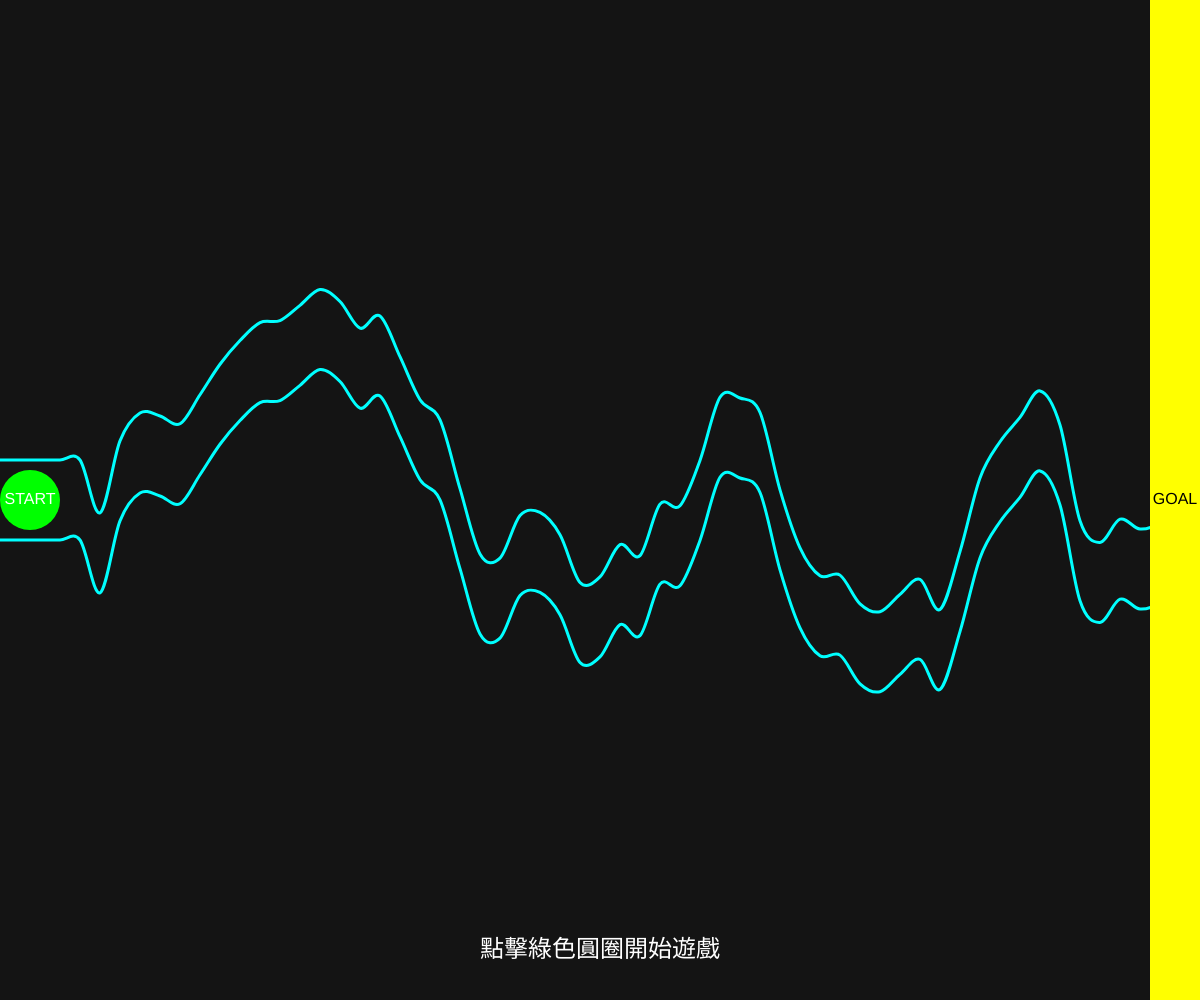
Frame 1 (no input)
Frame 60 (no input): identical to frame 1, image omitted
Frame 120 (the mouse pressed at the canvas centre since frame 60): identical to frame 1, image omitted

The p5.js sketch that drew this single still picture (run headless with seeded random() and noise() and a simulated clock; from frame 60 on, the mouse is pressed at the canvas centre):

// p5.js sketch
// ── sketch.js
// 專案名稱: 不規則曲線電流急急棒
// 核心機制: 使用 curveVertex 繪製軌道，並透過頂點陣列進行碰撞檢測

// 遊戲狀態常數
const STATE_WAITING = 0; // 等待開始
const STATE_PLAYING = 1; // 遊戲中
const STATE_GAMEOVER = 2; // 失敗重來
const STATE_WIN = 3;      // 成功抵達

let gameState = STATE_WAITING;
let pathPoints = []; // 變數管理: 儲存曲線的頂點座標 (PVectors)
let trackRadius = 40; // 軌道半寬 (安全區域的一半)
let startBtnRadius = 30; // 起始按鈕半徑

function setup() {
  // 畫布設定: 響應式畫布
  createCanvas(windowWidth, windowHeight);
  // 初始化遊戲路徑
  generatePath();
}

function windowResized() {
  resizeCanvas(windowWidth, windowHeight);
  generatePath();
  gameState = STATE_WAITING;
}

// 軌道生成邏輯
function generatePath() {
  pathPoints = [];
  
  // 設定: 由左至右的不規則路徑
  let xStep = 20; // 點的密度，越小越精細但效能消耗越高
  let noiseOffset = random(1000); // 隨機噪聲種子
  
  // curveVertex 繪圖特性: 
  // 必須重複第一個點和最後一個點作為控制點，曲線才會經過起點與終點。
  
  // 1. 加入起始點 (畫面左側垂直置中)
  let startY = height / 2;
  // 重複加入以作為起始控制點
  pathPoints.push(createVector(0, startY));
  pathPoints.push(createVector(0, startY));

  // 2. 生成中間路徑點
  for (let x = 0; x <= width; x += xStep) {
    let y;
    // 在起始區域 (左側 100px) 保持直線，避免一開始就發生碰撞
    if (x < 100) {
      y = height / 2;
    } else {
      // 使用 noise() 產生平滑的隨機起伏
      let n = noise(x * 0.005 + noiseOffset);
      // 將噪聲值 (0~1) 映射到畫布高度範圍 (留出上下邊界)
      y = map(n, 0, 1, 100, height - 100);
    }
    pathPoints.push(createVector(x, y));
  }

  // 3. 加入終點控制點
  let lastP = pathPoints[pathPoints.length - 1];
  pathPoints.push(lastP);
}

function draw() {
  background(20); // 深色背景，突顯電力感

  // 繪製遊戲元素
  drawTrack();
  drawZones();
  
  // 處理遊戲狀態與互動
  handleGameState();
}

function drawTrack() {
  noFill();
  strokeWeight(3);
  // 視覺效果: 電力感顏色 (螢光藍)
  stroke(0, 255, 255);

  // 繪製『上邊界』
  beginShape();
  for (let p of pathPoints) {
    // 頂點計算: 中心點 Y - 半徑
    curveVertex(p.x, p.y - trackRadius);
  }
  endShape();

  // 繪製『下邊界』
  beginShape();
  for (let p of pathPoints) {
    // 頂點計算: 中心點 Y + 半徑
    curveVertex(p.x, p.y + trackRadius);
  }
  endShape();
}

function drawZones() {
  // 起始圓圈
  noStroke();
  fill(0, 255, 0); // 綠色
  circle(startBtnRadius, height / 2, startBtnRadius * 2);
  
  // 終點區域
  fill(255, 255, 0); // 黃色
  rect(width - 50, 0, 50, height);
  
  // 文字標示
  fill(255);
  textAlign(CENTER, CENTER);
  textSize(16);
  text("START", startBtnRadius, height / 2);
  fill(0);
  text("GOAL", width - 25, height / 2);
}

function handleGameState() {
  if (gameState === STATE_WAITING) {
    fill(255);
    noStroke();
    textSize(24);
    textAlign(CENTER);
    text("點擊綠色圓圈開始遊戲", width / 2, height - 50);
    
  } else if (gameState === STATE_PLAYING) {
    // 繪製玩家 (滑鼠位置)
    fill(255, 0, 0);
    noStroke();
    circle(mouseX, mouseY, 12);
    
    // 碰撞判定
    checkCollision();
    
    // 勝利條件: 到達最右側
    if (mouseX >= width - 50) {
      gameState = STATE_WIN;
    }
    
  } else if (gameState === STATE_GAMEOVER) {
    // 失敗提示: 紅色閃爍背景
    background(255, 0, 0, 150);
    fill(255);
    textSize(60);
    textAlign(CENTER, CENTER);
    text("GAME OVER", width / 2, height / 2);
    textSize(24);
    text("點擊任意處回到起點", width / 2, height / 2 + 60);
    
  } else if (gameState === STATE_WIN) {
    // 勝利提示
    fill(0, 255, 0);
    textSize(60);
    textAlign(CENTER, CENTER);
    text("SUCCESS!", width / 2, height / 2);
    textSize(24);
    text("點擊任意處重新開始", width / 2, height / 2 + 60);
  }
}

function checkCollision() {
  // 碰撞判定邏輯:
  // 計算滑鼠位置到所有路徑中心點的最短距離
  // 如果最短距離大於軌道半徑，表示滑鼠碰到了邊界或超出了安全區域
  
  let closestDist = Infinity;
  
  for (let p of pathPoints) {
    let d = dist(mouseX, mouseY, p.x, p.y);
    if (d < closestDist) {
      closestDist = d;
    }
  }
  
  // 容許值設定: 減去 5px 作為線條寬度的緩衝
  if (closestDist > trackRadius - 5) {
    gameState = STATE_GAMEOVER;
  }
}

function mousePressed() {
  if (gameState === STATE_WAITING) {
    // 互動邏輯: 點擊起始圓圈進入遊戲
    let d = dist(mouseX, mouseY, startBtnRadius, height / 2);
    if (d < startBtnRadius) {
      gameState = STATE_PLAYING;
    }
  } else if (gameState === STATE_GAMEOVER || gameState === STATE_WIN) {
    // 失敗或勝利後，點擊重置
    generatePath();
    gameState = STATE_WAITING;
  }
}
